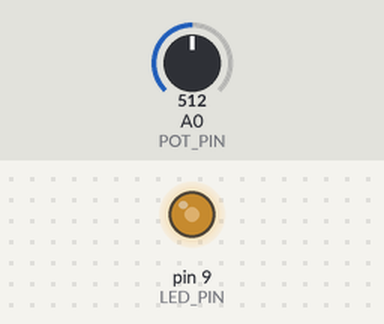
The sketch below on a simulated Arduino Uno, built with avr-gcc and run on an emulated ATmega328P. On the bench: output pins drawn as LEDs (lit = HIGH). The inputs (shaded band) are chosen by the test bench; at power-on: A0 (POT_PIN) = 512.

Above: at 1.2 s.
1.3 s: A0 (POT_PIN) set to 716
At 2.2 s:
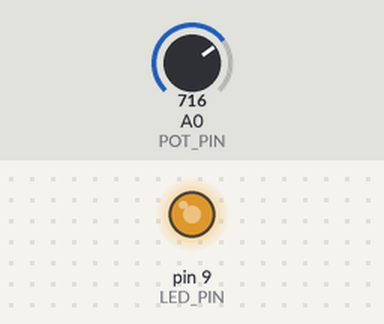
2.8 s: A0 (POT_PIN) set to 900
At 3.3 s:
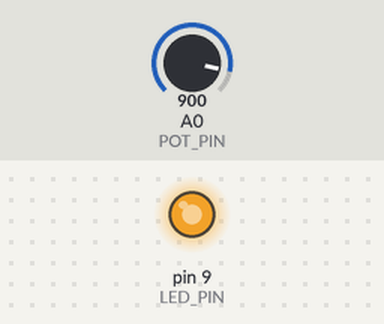
4.3 s: A0 (POT_PIN) set to 122
At 5.5 s:
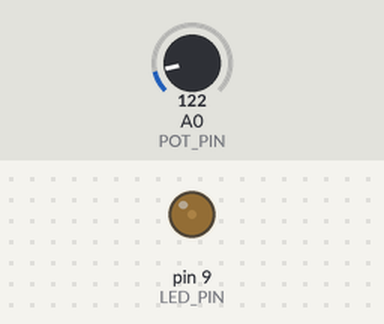
5.8 s: A0 (POT_PIN) set to 0
At 6.8 s:
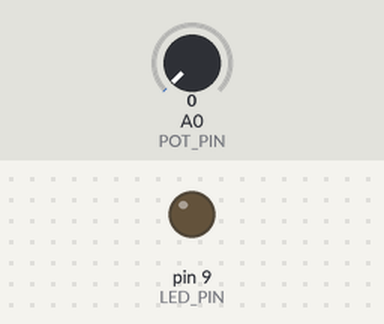
Timing chart, 0 to 8.3 s (numbered marks = the images above; inputs shaded):
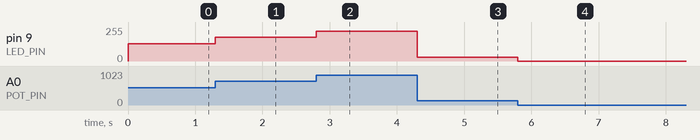

The sketch:

06-pot-dim.ino
```cpp
const int LED_PIN = 9;
const int POT_PIN = A0;

void setup() {
  pinMode(LED_PIN, OUTPUT);
}

void loop() {
  int brightness = analogRead(POT_PIN) / 4;
  analogWrite(LED_PIN, brightness);
}
```

Measured:
- after the input at 1.3 s, pin 9 (LED_PIN): 128/255 → 179/255 at once
- after the input at 2.8 s, pin 9 (LED_PIN): 179/255 → 225/255 at once
- after the input at 4.3 s, pin 9 (LED_PIN): 225/255 → 30/255 at once
- after the input at 5.8 s, pin 9 (LED_PIN): 30/255 → 0/255 at once
